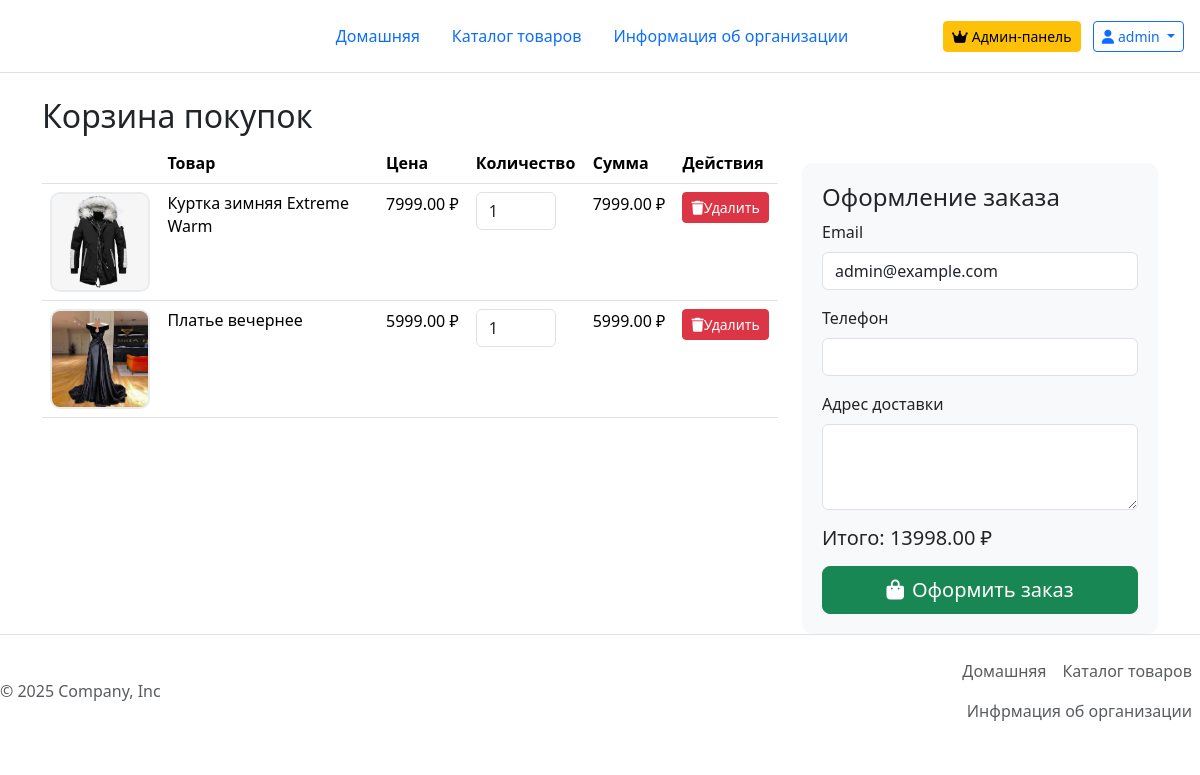
/cart (signed in), run on the app's committed database.
### models.py (models this page shows, shortened)
class User(UserMixin, db.Model):
    __tablename__ = 'user'
    id=db.Column(db.Integer(), primary_key=True)
    name = db.Column(db.String(100),default='')
    email = db.Column(db.String(100), nullable=False, unique=True)
    username=db.Column(db.String(50), nullable=False, unique=True)
    password_hash=db.Column(db.String(200), nullable=False, unique=True)
    is_admin = db.Column(db.Boolean, default=False)
    created_at = db.Column(db.DateTime, default=datetime.now)
    last_seen = db.Column(db.DateTime, default=datetime.now)
    google_id = db.Column(db.String(100), unique=True)
    cart_items=db.relationship('CartItem',backref='user',lazy=True,cascade='all,delete-orphan')

class CartItem(db.Model):
    id=db.Column(db.Integer, primary_key=True)
    user_id=db.Column(db.Integer,db.ForeignKey('user.id'), nullable=False)
    product_id=db.Column(db.Integer,db.ForeignKey('product.id'), nullable=False)
    quantity=db.Column(db.Integer, default=1)
    product=db.relationship('Product',backref='cart_items')

class Product(db.Model):
    id=db.Column(db.Integer(), primary_key=True)
    name=db.Column(db.String(50), nullable=False,unique=True)
    description=db.Column(db.Text, nullable=False)
    category=db.Column(db.String(50))
    price=db.Column(db.Integer(),nullable=False)
    image=db.Column(db.String(50),nullable=False, unique=True)
    created_at = db.Column(db.DateTime, default=datetime.now)
    is_deleted=db.Column(db.Boolean,default=False)

### app.py (the view)
@app.route('/cart')
@login_required
def cart():
    cart_items=CartItem.query.filter_by(user_id=current_user.id).all()
    total=sum(item.product.price*item.quantity for item in cart_items)
    return render_template('cart.html',cart_items=cart_items,total=total)

### app.py (called while the page is built)
@login_manager.user_loader
def load_user(user_id):
    return User.query.get(int(user_id))

@app.before_request
def before_request():
    if current_user.is_authenticated:
        current_user.last_seen = datetime.now()
        db.session.commit()

@app.context_processor
def utility_processor():
    return dict(time_ago=time_ago)

### templates/cart.html (shortened to what this page needs)
{% extends "base.html" %}
{% block content %}
<div class="container">
    <h2>Корзина покупок</h2>
    {% if cart_items %}
    <div class="row">
        <div class="col-md-8">
            <table class="table">
                <thead>
                <tr>
                    <th></th>
                    <th>Товар</th>
                    <th>Цена</th>
                    <th>Количество</th>
                    <th>Сумма</th>
                    <th>Действия</th>
                </tr>
                </thead>
                <tbody>
                {% for item in cart_items %}
                <tr>
                    <td>
                        {% if item.product.image %}
                        <img src="{{ item.product.image }}" class="image">
                        {% else %}
                        <div class="image bg-light d-flex align-items-center justify-content-center">
                            <i class="fas fa-box"></i>
                        </div>
                        {% endif %}
                    </td>
                    <td>
                        <div class="product-name" title="{{ item.product.name }}">
                            {{ item.product.name }}
                        </div>
                    </td>
                    <td>{{ "%.2f"|format(item.product.price) }} ₽</td>
                    <td>
                        <form class="update-quantity-form">
                            <input type="number" name="quantity" value="{{ item.quantity }}" min="1"
                                   data-item-id="{{ item.id }}" class="form-control quantity-input"
                                   style="width: 80px;">
                        </form>
                    </td>
                    <td>{{ "%.2f"|format(item.product.price * item.quantity) }} ₽</td>
                    <td>
                        <a href="{{ url_for('remove_from_cart', cart_item_id=item.id) }}"
                           class="btn btn-danger btn-sm">
                            <i class="fas fa-trash"></i>Удалить
                        </a>
                    </td>
                </tr>
                {% endfor %}
                </tbody>
            </table>
        </div>
        <div class="col-md-4">
            <div class="checkout-form">
                <h4>Оформление заказа</h4>
                <form id="checkoutForm">
                    <div class="mb-3">
                        <label for="email" class="form-label">Email</label>
                        <input type="email" class="form-control" id="email"
                               value="{{ current_user.email }}" required>
                    </div>
                    <div class="mb-3">
                        <label for="phone" class="form-label">Телефон</label>
                        <input type="tel" class="form-control" id="phone" required>
                    </div>
                    <div class="mb-3">
                        <label for="shipping_address" class="form-label">Адрес доставки</label>
                        <textarea class="form-control" id="shipping_address" rows="3" required></textarea>
                    </div>
                    <div class="mb-3">
                        <h5>Итого: {{ "%.2f"|format(total) }} ₽</h5>
                    </div>
                    <button type="submit" class="btn btn-success btn-lg w-100" id="checkoutBtn">
                        <i class="fas fa-shopping-bag me-2"></i>Оформить заказ
                    </button>
                </form>
            </div>
        </div>
    </div>
    {% endif %}
</div>
{% endblock %}

### templates/base.html (shortened to what this page needs)
<!DOCTYPE html>
<html lang="en">
<head>
    <link rel="stylesheet" href="{{ url_for('static', filename='CSS/bootstrap.min.css') }} ">
    <link rel="stylesheet" href="https://cdnjs.cloudflare.com/ajax/libs/font-awesome/6.4.0/css/all.min.css">
</head>
<body>
<div class="container1">
    <header class="d-flex flex-wrap align-items-center justify-content-center justify-content-md-between py-3 mb-4 border-bottom">
        <div class="col-md-3 mb-2 mb-md-0"><a href="/"
                                              class="d-inline-flex link-body-emphasis text-decoration-none">
            <svg class="bi" width="40" height="32" role="img" aria-label="Bootstrap">
                <use xlink:href="#bootstrap"></use>
            </svg>
        </a></div>
        <ul class="nav nav-pills col-12 col-md-auto mb-2 justify-content-center mb-md-0">
            <li class="nav-item">
                <a href="/index"
                   class="nav-link {{ 'active' if request.endpoint == 'index' else '' }}">
                    Домашняя
                </a>
            </li>
            <li class="nav-item">
                <a href="/catalog"
                   class="nav-link {{ 'active' if request.endpoint and 'catalog' in request.endpoint else '' }}">
                    Каталог товаров
                </a>
            </li>
            <li class="nav-item">
                <a href="/info"
                   class="nav-link {{ 'active' if request.endpoint == 'info' else '' }}">
                    Информация об организации
                </a>
            </li>
        </ul>
        <div class="col-md-3 text-end me-3">
            {% if current_user.is_authenticated %}
            {% if current_user.is_admin %}
            <a class="btn btn-warning btn-sm me-2" href="{{ url_for('admin_dashboard') }}">
                <i class="fas fa-crown me-1"></i>Админ-панель
            </a>
            {% endif %}
            <div class="btn-group">
                <button type="button" class="btn btn-outline-primary btn-sm dropdown-toggle" data-bs-toggle="dropdown">
                    <i class="fas fa-user me-1"></i>{{ current_user.username }}
                </button>
            </div>
            {% endif %}
        </div>
    </header>
</div>
{% block content %}{% endblock %}
<div class="container1">
    <footer class="d-flex justify-content-between align-items-center py-3  border-top footer"><p
            class="col-md-4 mb-0 text-body-secondary">© 2025 Company, Inc</p> <a href="/"
                                                                                 class="col-md-4 d-flex align-items-center justify-content-center mb-3 mb-md-0 me-md-auto link-body-emphasis text-decoration-none"
                                                                                 aria-label="Bootstrap">
        <svg class="bi me-2" width="40" height="32" aria-hidden="true">
            <use xlink:href="#bootstrap"></use>
        </svg>
    </a>
        <ul class="nav col-md-4 justify-content-end">
            <li class="nav-item"><a href="/index" class="nav-link px-2 text-body-secondary">Домашняя</a></li>
            <li class="nav-item"><a href="/catalog" class="nav-link px-2 text-body-secondary">Каталог товаров</a></li>
            <li class="nav-item"><a href="/info" class="nav-link px-2 text-body-secondary">Инфрмация об организации</a>
            </li>
        </ul>
    </footer>
</div>
</body>
</html>

### templates/cart.html (style rules this page uses)
.image { width: 100px; height: 100px; border-radius: 10px; object-fit: cover; border: 2px solid #e9ecef; transition: transform 0.3s ease; }
.checkout-form { background: #f8f9fa; padding: 20px; border-radius: 10px; margin-top: 20px; }
.product-name { max-width: 200px; display: -webkit-box; -webkit-line-clamp: 2; -webkit-box-orient: vertical; overflow: hidden; text-overflow: ellipsis; line-height: 1.4; max-height: 2.8em; cursor: help; }

### data on the page
User: username "admin", email "admin@example.com"
CartItem: product.image (picture), product.name "Куртка зимняя Extreme Warm", quantity "1"
Product: product.price "7999.00", item.product.price*item.quantity "7999.00"
CartItem: product.image (picture), product.name "Платье вечернее", quantity "1"
Product: product.price "5999.00", item.product.price*item.quantity "5999.00"

### other printed values
{{ "%.2f"|format(total) }} "13998.00"
